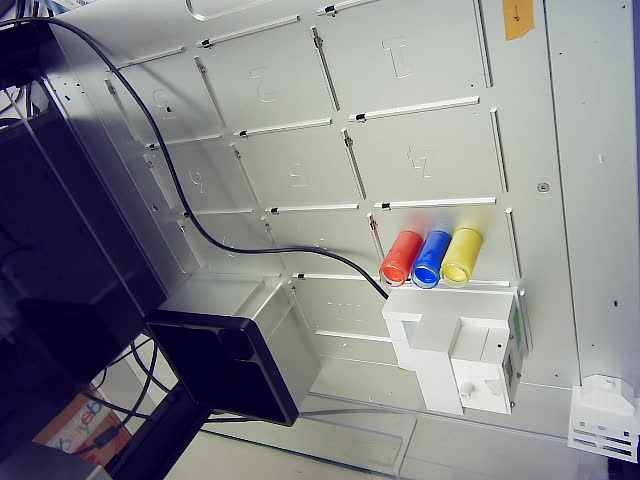
#> input picture wireless-color-sensor/ot2/deck-0238-2026-09-09.jpg, 640 x 480 px
$ python grip_shift.py deck-0238-2026-09-09.jpg .
#> lines starting #> are read from the running program, lines starting #| are printed output that depends on the picture; pictures that were not available may be replaced by others from this repository, and a replacement may not be noted
#!/usr/bin/env python3
"""Did the enclosure move with the nozzle? Measured from the robot's own camera.

The OT-2 cannot tell whether the enclosure is on its nozzle, so this reads it off
the photos ``enclosure_height_cal.py`` takes after every step. Three patches of
each 640x480 robot-camera frame are phase-correlated against a reference frame
(bare nozzle hovering just above the socket, before any contact):

* the pipette's lower housing -- moves with the nozzle (~1.07 px per mm of Z)
* the enclosure's front face, below the collar -- moves only if the enclosure does
* the base's front edge -- must not move at all; a non-zero shift here means
  the camera or the base moved and the other two numbers mean nothing

Rows are positive downwards, so a lift shows as a negative row shift. It also
reports how dark the seam under the enclosure is: a gap opening under a lifted
enclosure shows as a dark line there.

    python3 grip_shift.py REF.jpg PHOTO.jpg [PHOTO.jpg ...] [--json OUT]

The patches are for the base in slot 10, right-hand socket (A2), as photographed
on 2026-09-29; they need moving if the base or the camera moves.
"""
import argparse
import json
import os

import numpy as np
from PIL import Image

# (row0, row1, col0, col1) in the upright robot-camera frame
PATCHES = {
    "nozzle_housing": (0, 64, 224, 352),
    "enclosure_face": (118, 166, 196, 292),
    "base_static": (170, 230, 90, 330),
}
SEAM = (148, 168, 210, 262)       # the line under the enclosure's front face


def grey(path):
#> called with path = 'deck-0238-2026-09-09.jpg'
    return np.asarray(Image.open(path).convert("L"), dtype=float)
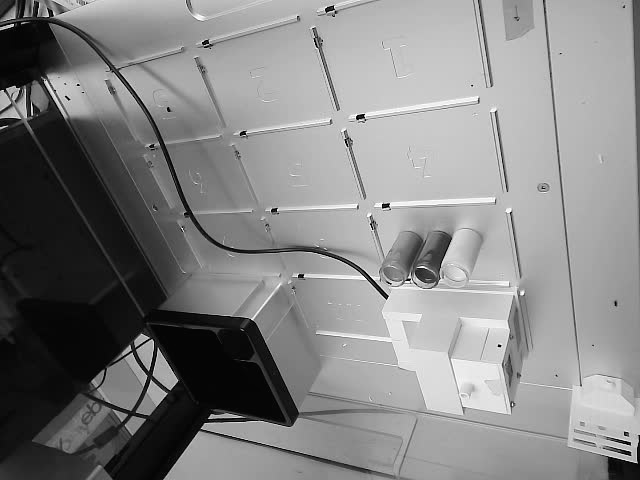
#> returned value: shape (480, 640) float64; min 0, max 255, mean 132.2


def shift(ref, img, patch):
    """Sub-pixel (rows, cols) shift of img relative to ref, and the peak height."""
    r0, r1, c0, c1 = patch
    win = np.hanning(r1 - r0)[:, None] * np.hanning(c1 - c0)[None, :]
    a = (ref[r0:r1, c0:c1] - ref[r0:r1, c0:c1].mean()) * win
    b = (img[r0:r1, c0:c1] - img[r0:r1, c0:c1].mean()) * win
    cross = np.fft.fft2(b) * np.conj(np.fft.fft2(a))
    corr = np.fft.ifft2(cross / (np.abs(cross) + 1e-9)).real
    iy, ix = np.unravel_index(np.argmax(corr), corr.shape)
    h, w = corr.shape

    def vertex(m, c, p):
        d = m - 2 * c + p
        return 0.5 * (m - p) / d if d else 0.0

    dy = iy + vertex(corr[(iy - 1) % h, ix], corr[iy, ix], corr[(iy + 1) % h, ix])
    dx = ix + vertex(corr[iy, (ix - 1) % w], corr[iy, ix], corr[iy, (ix + 1) % w])
    dy = dy - h if dy > h / 2 else dy
    dx = dx - w if dx > w / 2 else dx
    return round(float(dy), 2), round(float(dx), 2), round(float(corr.max()), 2)


def seam_darkness(img):
    r0, r1, c0, c1 = SEAM
    rows = img[r0:r1, c0:c1].mean(axis=1)
#> rows = 20 values, max 140.6 at index 0, min 134.1 at index 8, mean 137.3
    return round(float(np.median(rows) - rows.min()), 1)


def main():
    p = argparse.ArgumentParser(description=__doc__.split("\n")[0])
    p.add_argument("ref")
    p.add_argument("photos", nargs="+")
    p.add_argument("--json")
    args = p.parse_args()
    ref = grey(args.ref)
    out = []
    for path in args.photos:
        img = grey(path)
        row = {"photo": os.path.basename(path), "seam_contrast": seam_darkness(img)}
        for name, patch in PATCHES.items():
            dy, dx, peak = shift(ref, img, patch)
            row[name] = {"rows": dy, "cols": dx, "peak": peak}
#> this loop made 3 passes
#> pass 1, in shift, `a = (ref[r0:r1, c0:c1] - ref[r0:r1, c0:c1].mean()) * win`:
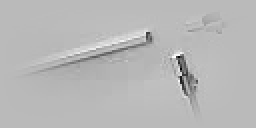
#> a: shape (64, 128) float64 (shown 2 times larger); min -107.2, max 39.74, mean -1; drawn with min black and max white
#> pass 1, in shift, `corr = np.fft.ifft2(cross / (np.abs(cross) + 1e-9)).real`:
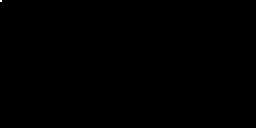
#> corr: shape (64, 128) float64 (shown 2 times larger); min -3.42e-14, max 1, mean 0.000122; drawn with min black and max white
#> pass 2, in shift (call 2), `a = (ref[r0:r1, c0:c1] - ref[r0:r1, c0:c1].mean()) * win`:
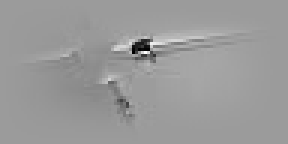
#> a: shape (48, 96) float64 (shown 3 times larger); min -116.7, max 75.1, mean -0.3; drawn with min black and max white
#> after the loop, row = 5 items
        out.append(row)
        print(f"{row['photo'][:34]:34s} nozzle {row['nozzle_housing']['rows']:+6.2f}  "
              f"enclosure {row['enclosure_face']['rows']:+6.2f}  "
              f"base {row['base_static']['rows']:+5.2f}  seam {row['seam_contrast']:5.1f}")
#| .                                  nozzle  -0.00  enclosure  -0.00  base +0.00  seam   3.5
    if args.json:
        with open(args.json, "w") as fh:
            json.dump({"reference": os.path.basename(args.ref), "patches": PATCHES,
                       "seam": SEAM, "rows_positive": "down", "photos": out}, fh, indent=1)


if __name__ == "__main__":
    main()

$ run again, on wireless-color-sensor/ot2/deck-2026-10-10.jpg
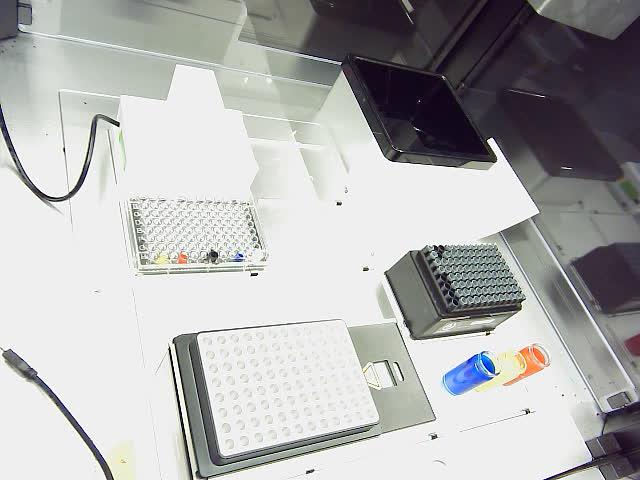
#> input picture wireless-color-sensor/ot2/deck-2026-10-10.jpg, 640 x 480 px
#> rows = 20 values, max 238.2 at index 19, min 234.3 at index 3, mean 235.9
#> the loop in main, `for name, patch in PATCHES.items():` made 3 passes
#> pass 1, in shift, `a = (ref[r0:r1, c0:c1] - ref[r0:r1, c0:c1].mean()) * win`:
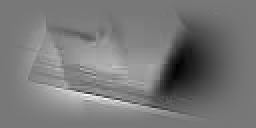
#> a: shape (64, 128) float64 (shown 2 times larger); min -42.13, max 47.22, mean 0; drawn with min black and max white
#> pass 2, in shift (call 2), `a = (ref[r0:r1, c0:c1] - ref[r0:r1, c0:c1].mean()) * win`:
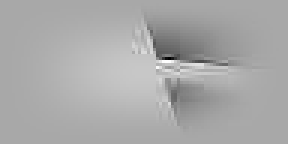
#> a: shape (48, 96) float64 (shown 3 times larger); min -40.81, max 20.92, mean 0.3; drawn with min black and max white
#> after the loop in main, `for name, patch in PATCHES.items():`: row = 5 items
#| .                                  nozzle  -0.00  enclosure  +0.00  base -0.00  seam   1.2
